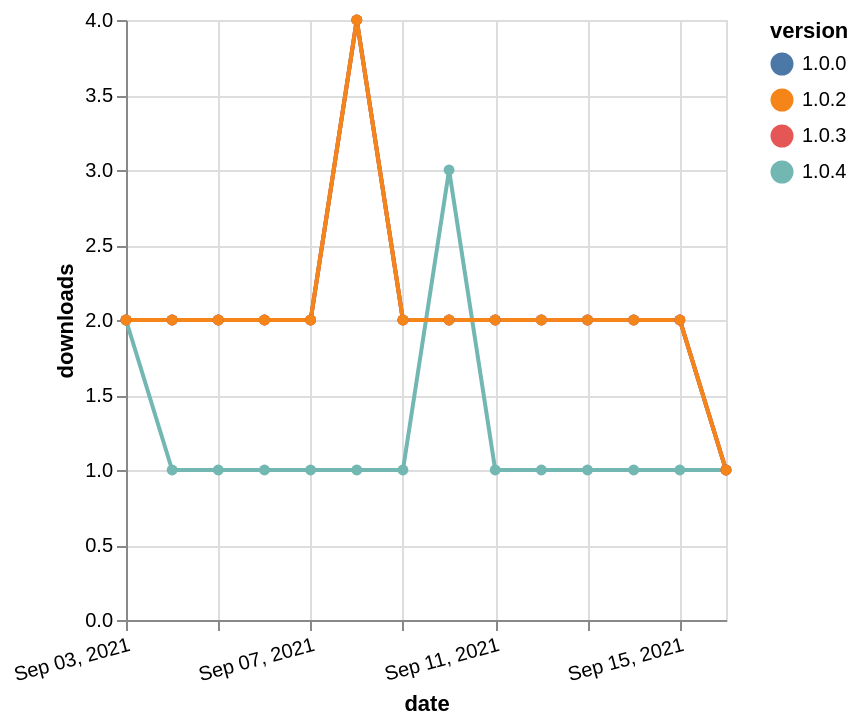

Vega-Lite specification stored for this chart:
### Vega-Lite specification from a JSON file in a GitHub repository (floating-point values rounded to 4 significant figures)
{"$schema": "https://vega.github.io/schema/vega-lite/v5.json", "description": "A simple bar chart with embedded data.", "data": {"values": [{"date": "2021-09-03", "total": 205, "delta": 2, "version": "1.0.4"}, {"date": "2021-09-04", "total": 206, "delta": 1, "version": "1.0.4"}, {"date": "2021-09-05", "total": 207, "delta": 1, "version": "1.0.4"}, {"date": "2021-09-06", "total": 208, "delta": 1, "version": "1.0.4"}, {"date": "2021-09-07", "total": 209, "delta": 1, "version": "1.0.4"}, {"date": "2021-09-08", "total": 210, "delta": 1, "version": "1.0.4"}, {"date": "2021-09-09", "total": 211, "delta": 1, "version": "1.0.4"}, {"date": "2021-09-10", "total": 214, "delta": 3, "version": "1.0.4"}, {"date": "2021-09-11", "total": 215, "delta": 1, "version": "1.0.4"}, {"date": "2021-09-12", "total": 216, "delta": 1, "version": "1.0.4"}, {"date": "2021-09-13", "total": 217, "delta": 1, "version": "1.0.4"}, {"date": "2021-09-14", "total": 218, "delta": 1, "version": "1.0.4"}, {"date": "2021-09-15", "total": 219, "delta": 1, "version": "1.0.4"}, {"date": "2021-09-16", "total": 220, "delta": 1, "version": "1.0.4"}, {"date": "2021-09-03", "total": 2790, "delta": 2, "version": "1.0.0"}, {"date": "2021-09-04", "total": 2792, "delta": 2, "version": "1.0.0"}, {"date": "2021-09-05", "total": 2794, "delta": 2, "version": "1.0.0"}, {"date": "2021-09-06", "total": 2796, "delta": 2, "version": "1.0.0"}, {"date": "2021-09-07", "total": 2798, "delta": 2, "version": "1.0.0"}, {"date": "2021-09-08", "total": 2802, "delta": 4, "version": "1.0.0"}, {"date": "2021-09-09", "total": 2804, "delta": 2, "version": "1.0.0"}, {"date": "2021-09-10", "total": 2806, "delta": 2, "version": "1.0.0"}, {"date": "2021-09-11", "total": 2808, "delta": 2, "version": "1.0.0"}, {"date": "2021-09-12", "total": 2810, "delta": 2, "version": "1.0.0"}, {"date": "2021-09-13", "total": 2812, "delta": 2, "version": "1.0.0"}, {"date": "2021-09-14", "total": 2814, "delta": 2, "version": "1.0.0"}, {"date": "2021-09-15", "total": 2816, "delta": 2, "version": "1.0.0"}, {"date": "2021-09-16", "total": 2817, "delta": 1, "version": "1.0.0"}, {"date": "2021-09-03", "total": 2640, "delta": 2, "version": "1.0.3"}, {"date": "2021-09-04", "total": 2642, "delta": 2, "version": "1.0.3"}, {"date": "2021-09-05", "total": 2644, "delta": 2, "version": "1.0.3"}, {"date": "2021-09-06", "total": 2646, "delta": 2, "version": "1.0.3"}, {"date": "2021-09-07", "total": 2648, "delta": 2, "version": "1.0.3"}, {"date": "2021-09-08", "total": 2652, "delta": 4, "version": "1.0.3"}, {"date": "2021-09-09", "total": 2654, "delta": 2, "version": "1.0.3"}, {"date": "2021-09-10", "total": 2656, "delta": 2, "version": "1.0.3"}, {"date": "2021-09-11", "total": 2658, "delta": 2, "version": "1.0.3"}, {"date": "2021-09-12", "total": 2660, "delta": 2, "version": "1.0.3"}, {"date": "2021-09-13", "total": 2662, "delta": 2, "version": "1.0.3"}, {"date": "2021-09-14", "total": 2664, "delta": 2, "version": "1.0.3"}, {"date": "2021-09-15", "total": 2666, "delta": 2, "version": "1.0.3"}, {"date": "2021-09-16", "total": 2667, "delta": 1, "version": "1.0.3"}, {"date": "2021-09-03", "total": 2773, "delta": 2, "version": "1.0.2"}, {"date": "2021-09-04", "total": 2775, "delta": 2, "version": "1.0.2"}, {"date": "2021-09-05", "total": 2777, "delta": 2, "version": "1.0.2"}, {"date": "2021-09-06", "total": 2779, "delta": 2, "version": "1.0.2"}, {"date": "2021-09-07", "total": 2781, "delta": 2, "version": "1.0.2"}, {"date": "2021-09-08", "total": 2785, "delta": 4, "version": "1.0.2"}, {"date": "2021-09-09", "total": 2787, "delta": 2, "version": "1.0.2"}, {"date": "2021-09-10", "total": 2789, "delta": 2, "version": "1.0.2"}, {"date": "2021-09-11", "total": 2791, "delta": 2, "version": "1.0.2"}, {"date": "2021-09-12", "total": 2793, "delta": 2, "version": "1.0.2"}, {"date": "2021-09-13", "total": 2795, "delta": 2, "version": "1.0.2"}, {"date": "2021-09-14", "total": 2797, "delta": 2, "version": "1.0.2"}, {"date": "2021-09-15", "total": 2799, "delta": 2, "version": "1.0.2"}, {"date": "2021-09-16", "total": 2800, "delta": 1, "version": "1.0.2"}]}, "width": "container", "mark": {"type": "line", "point": {"filled": true}}, "encoding": {"x": {"field": "date", "type": "temporal", "timeUnit": "yearmonthdate", "title": "date", "axis": {"labelAngle": -15}}, "y": {"field": "delta", "type": "quantitative", "title": "downloads"}, "color": {"field": "version", "type": "nominal"}, "tooltip": {"field": "delta"}}}
